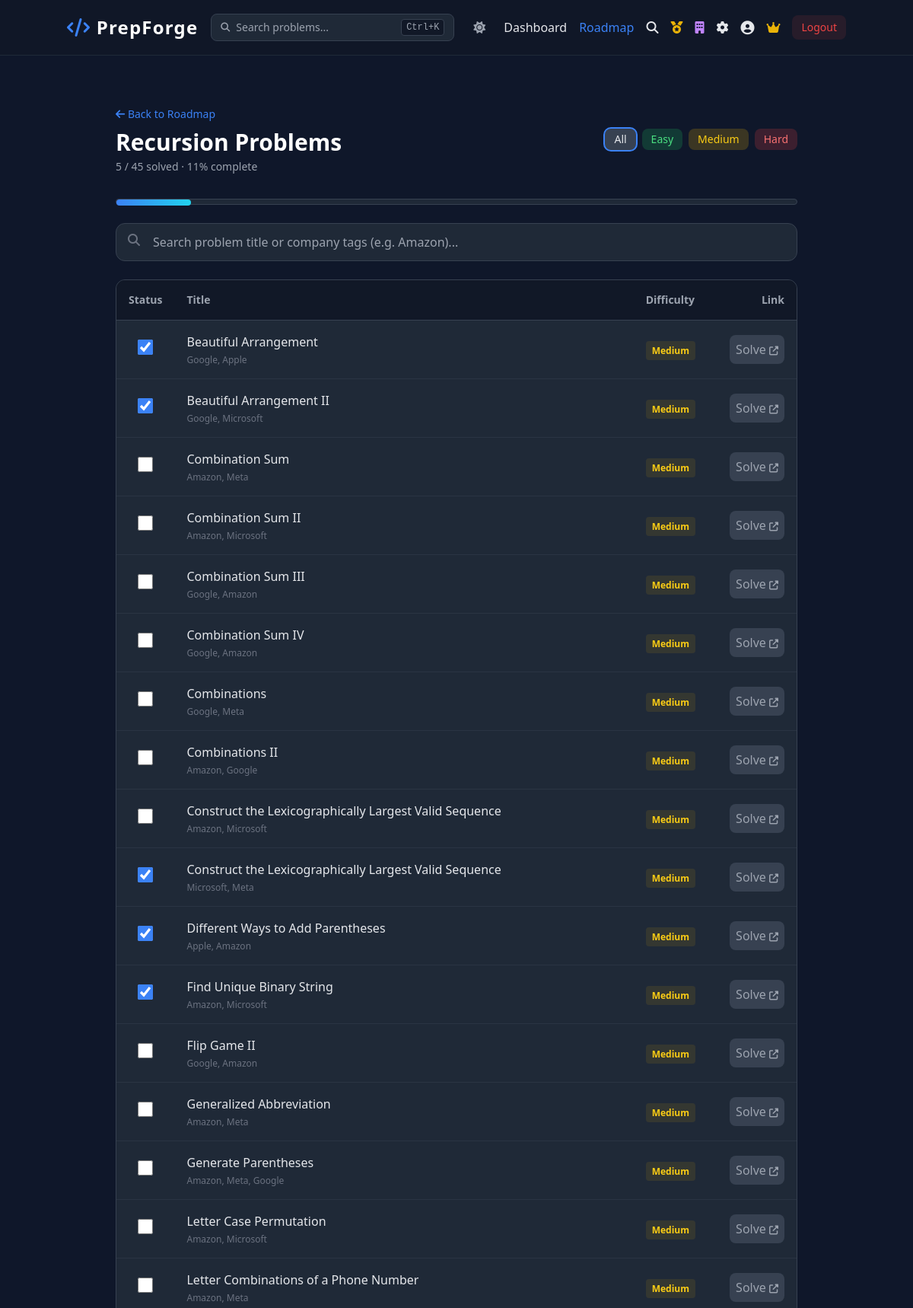
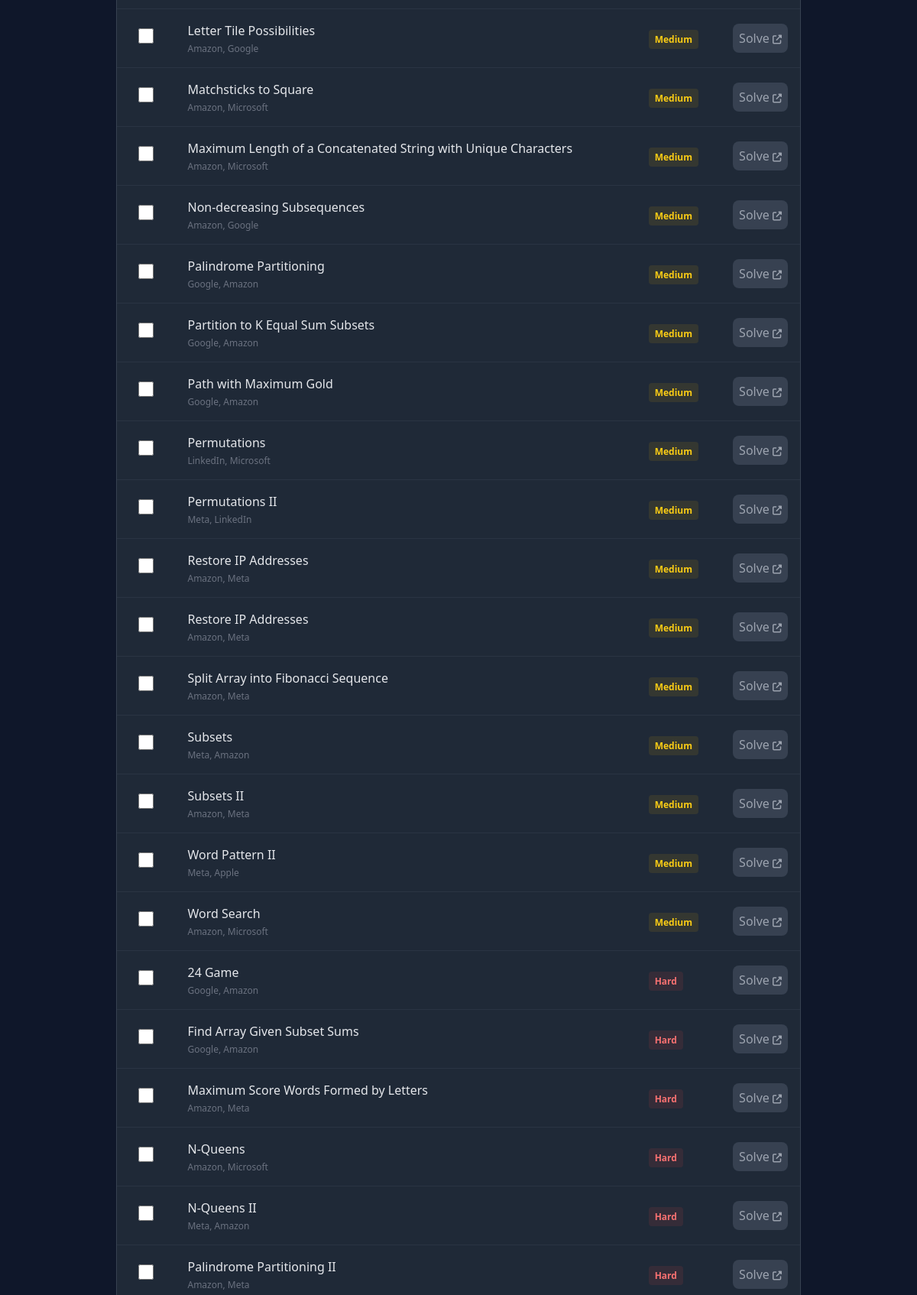
Page /topic/2 (signed in, upper part) on the committed database (2 pictures, top to bottom).
### tables this page shows
CREATE TABLE topics (
                    id INTEGER PRIMARY KEY AUTOINCREMENT,
                    name TEXT UNIQUE NOT NULL,
                    icon TEXT NOT NULL
                 );

CREATE TABLE problems (
                    id INTEGER PRIMARY KEY AUTOINCREMENT,
                    topic_id INTEGER NOT NULL,
                    title TEXT NOT NULL,
                    url TEXT NOT NULL,
                    difficulty TEXT NOT NULL,
                    company_tags TEXT,
                    FOREIGN KEY(topic_id) REFERENCES topics(id)
                 );

### app.py (the view)
@app.route('/topic/<int:topic_id>')
@login_required
def topic(topic_id):
    conn = get_db()
    topic_info = conn.execute('SELECT * FROM topics WHERE id = ?', (topic_id,)).fetchone()
    if not topic_info:
        conn.close()
        flash('Topic not found.', 'warning')
        return redirect(url_for('roadmap'))
    problems = conn.execute('''
        SELECT p.*, CASE WHEN up.problem_id IS NOT NULL THEN 1 ELSE 0 END as is_solved
        FROM problems p
        LEFT JOIN user_progress up ON p.id = up.problem_id AND up.user_id = ?
        WHERE p.topic_id = ?
        ORDER BY
            CASE p.difficulty WHEN 'Easy' THEN 1 WHEN 'Medium' THEN 2 ELSE 3 END,
            p.title
    ''', (session['user_id'], topic_id)).fetchall()
    solved_count = sum(1 for p in problems if p['is_solved'])
    conn.close()
    return render_template(
        'topic.html',
        topic=topic_info,
        problems=problems,
        solved_count=solved_count,
        total_count=len(problems),
    )

### app.py (called while the page is built)
def get_db():
    conn = sqlite3.connect(DATABASE, timeout=15)
    conn.row_factory = sqlite3.Row
    return conn

@app.context_processor
def inject_globals():
    return {'current_year': datetime.now().year}

def login_required(f):
    @wraps(f)
    def decorated_function(*args, **kwargs):
        if 'user_id' not in session:
            flash('Please log in to access this page.', 'warning')
            return redirect(url_for('login'))
        return f(*args, **kwargs)
    return decorated_function

### templates/topic.html
{% extends 'base.html' %}
{% block content %}
<div class="max-w-4xl mx-auto mt-8">
    <div class="flex flex-col md:flex-row justify-between items-start md:items-center gap-4 mb-8">
        <div>
            <a href="{{ url_for('roadmap') }}" class="text-brand hover:underline text-sm"><i class="fas fa-arrow-left"></i> Back to Roadmap</a>
            <h1 class="text-3xl font-bold text-white mt-2">{{ topic.name }} Problems</h1>
            <p class="text-gray-400 text-sm mt-1">{{ solved_count }} / {{ total_count }} solved
                {% if total_count > 0 %}
                    · {{ ((solved_count / total_count) * 100)|int }}% complete
                {% endif %}
            </p>
        </div>
        <div class="flex flex-wrap gap-2">
            <button onclick="filterProblems('All')" data-diff="All" class="diff-filter-btn px-3 py-1 bg-gray-700 text-sm rounded-lg hover:bg-gray-600 ring-2 ring-brand bg-gray-600">All</button>
            <button onclick="filterProblems('Easy')" data-diff="Easy" class="diff-filter-btn px-3 py-1 bg-green-500/20 text-green-400 text-sm rounded-lg hover:bg-green-500/30">Easy</button>
            <button onclick="filterProblems('Medium')" data-diff="Medium" class="diff-filter-btn px-3 py-1 bg-yellow-500/20 text-yellow-400 text-sm rounded-lg hover:bg-yellow-500/30">Medium</button>
            <button onclick="filterProblems('Hard')" data-diff="Hard" class="diff-filter-btn px-3 py-1 bg-red-500/20 text-red-400 text-sm rounded-lg hover:bg-red-500/30">Hard</button>
        </div>
    </div>
    {% if total_count > 0 %}
    <div class="w-full bg-gray-800 rounded-full h-2 mb-6 border border-gray-700">
        <div class="bg-gradient-to-r from-blue-500 to-cyan-400 h-2 rounded-full transition-all" style="width: {{ ((solved_count / total_count) * 100)|int }}%"></div>
    </div>
    {% endif %}
    <div class="mb-6 relative">
        <i class="fas fa-search absolute left-4 top-3.5 text-gray-500"></i>
        <input type="text" id="searchInput" onkeyup="searchTable()" placeholder="Search problem title or company tags (e.g. Amazon)..."
               class="w-full bg-gray-800 border border-gray-700 rounded-xl py-3 pl-12 pr-4 text-white focus:outline-none focus:border-brand">
    </div>
    {% if problems %}
    <div class="bg-gray-800 rounded-xl border border-gray-700 overflow-hidden">
        <table class="w-full text-left border-collapse" id="problemTable">
            <thead>
                <tr class="bg-gray-900 border-b border-gray-700 text-sm text-gray-400">
                    <th class="p-4 w-16 text-center">Status</th>
                    <th class="p-4">Title</th>
                    <th class="p-4 w-24">Difficulty</th>
                    <th class="p-4 text-right">Link</th>
                </tr>
            </thead>
            <tbody>
                {% for p in problems %}
                <tr class="border-b border-gray-700/50 hover:bg-gray-700/30 transition problem-row" data-diff="{{ p.difficulty }}" data-problem-id="{{ p.id }}">
                    <td class="p-4 text-center">
                        <input type="checkbox" class="w-5 h-5 accent-brand cursor-pointer"
                               {% if p.is_solved %}checked{% endif %}
                               onchange="toggleProblemStatus({{ p.id }}, this)">
                    </td>
                    <td class="p-4 font-medium text-gray-200">
                        {{ p.title }}
                        {% if p.company_tags %}
                            <p class="text-xs text-gray-500 mt-1 tags">{{ p.company_tags }}</p>
                        {% endif %}
                    </td>
                    <td class="p-4">
                        {% set color = 'green' if p.difficulty == 'Easy' else 'yellow' if p.difficulty == 'Medium' else 'red' %}
                        <span class="text-xs font-semibold px-2 py-1 rounded bg-{{color}}-500/10 text-{{color}}-400">
                            {{ p.difficulty }}
                        </span>
                    </td>
                    <td class="p-4 text-right">
                        <a href="{{ p.url }}" target="_blank" rel="noopener noreferrer" class="text-gray-400 hover:text-white transition bg-gray-700 p-2 rounded-lg">
                            Solve <i class="fas fa-external-link-alt text-xs"></i>
                        </a>
                    </td>
                </tr>
                {% endfor %}
            </tbody>
        </table>
    </div>
    {% else %}
    <div class="text-center py-16 bg-gray-800 rounded-xl border border-gray-700">
        <i class="fas fa-inbox text-4xl text-gray-600 mb-4"></i>
        <p class="text-gray-400">No problems in this topic yet.</p>
    </div>
    {% endif %}
</div>
{% endblock %}

### static/css/custom.css (style rules this page uses)
:root { --square-size: 12px; --square-gap: 4px; --level-0: #374151; --level-1: #0e4429; --level-2: #006d32; --level-3: #26a641; --level-4: #39d353; }
body { font-family: 'Inter', system-ui, -apple-system, sans-serif; }

### rows in the picture
topics: name "Recursion"
problems: title "Beautiful Arrangement", company_tags "Google, Apple", difficulty "Medium"
problems: title "Beautiful Arrangement II", company_tags "Google, Microsoft", difficulty "Medium"
problems: title "Combination Sum", company_tags "Amazon, Meta", difficulty "Medium"
problems: title "Combination Sum II", company_tags "Amazon, Microsoft", difficulty "Medium"
problems: title "Combination Sum III", company_tags "Google, Amazon", difficulty "Medium"
problems: title "Combination Sum IV", company_tags "Google, Amazon", difficulty "Medium"
problems: title "Combinations", company_tags "Google, Meta", difficulty "Medium"
problems: title "Combinations II", company_tags "Amazon, Google", difficulty "Medium"
problems: title "Construct the Lexicographically Largest Valid Sequence", company_tags "Amazon, Microsoft", difficulty "Medium"
problems: title "Construct the Lexicographically Largest Valid Sequence", company_tags "Microsoft, Meta", difficulty "Medium"
problems: title "Different Ways to Add Parentheses", company_tags "Apple, Amazon", difficulty "Medium"
problems: title "Find Unique Binary String", company_tags "Amazon, Microsoft", difficulty "Medium"
problems: title "Flip Game II", company_tags "Google, Amazon", difficulty "Medium"
problems: title "Generalized Abbreviation", company_tags "Amazon, Meta", difficulty "Medium"
problems: title "Generate Parentheses", company_tags "Amazon, Meta, Google", difficulty "Medium"
problems: title "Letter Case Permutation", company_tags "Amazon, Microsoft", difficulty "Medium"
problems: title "Letter Combinations of a Phone Number", company_tags "Amazon, Meta", difficulty "Medium"
problems: title "Letter Tile Possibilities", company_tags "Amazon, Google", difficulty "Medium"
problems: title "Matchsticks to Square", company_tags "Amazon, Microsoft", difficulty "Medium"
problems: title "Maximum Length of a Concatenated String with Unique Characters", company_tags "Amazon, Microsoft", difficulty "Medium"
problems: title "Non-decreasing Subsequences", company_tags "Amazon, Google", difficulty "Medium"
problems: title "Palindrome Partitioning", company_tags "Google, Amazon", difficulty "Medium"
problems: title "Partition to K Equal Sum Subsets", company_tags "Google, Amazon", difficulty "Medium"
problems: title "Path with Maximum Gold", company_tags "Google, Amazon", difficulty "Medium"
problems: title "Permutations", company_tags "LinkedIn, Microsoft", difficulty "Medium"
problems: title "Permutations II", company_tags "Meta, LinkedIn", difficulty "Medium"
problems: title "Restore IP Addresses", company_tags "Amazon, Meta", difficulty "Medium"
problems: title "Restore IP Addresses", company_tags "Amazon, Meta", difficulty "Medium"
problems: title "Split Array into Fibonacci Sequence", company_tags "Amazon, Meta", difficulty "Medium"
problems: title "Subsets", company_tags "Meta, Amazon", difficulty "Medium"
problems: title "Subsets II", company_tags "Amazon, Meta", difficulty "Medium"
problems: title "Word Pattern II", company_tags "Meta, Apple", difficulty "Medium"
problems: title "Word Search", company_tags "Amazon, Microsoft", difficulty "Medium"
problems: title "24 Game", company_tags "Google, Amazon", difficulty "Hard"
problems: title "Find Array Given Subset Sums", company_tags "Google, Amazon", difficulty "Hard"
problems: title "Maximum Score Words Formed by Letters", company_tags "Amazon, Meta", difficulty "Hard"
problems: title "N-Queens", company_tags "Amazon, Microsoft", difficulty "Hard"
problems: title "N-Queens II", company_tags "Meta, Amazon", difficulty "Hard"
problems: title "Palindrome Partitioning II", company_tags "Amazon, Meta", difficulty "Hard"

### other values in the picture
{{ solved_count }} "5"
{{ total_count }} "45"
{{ ((solved_count / total_count) * 100)|int }} "11"
